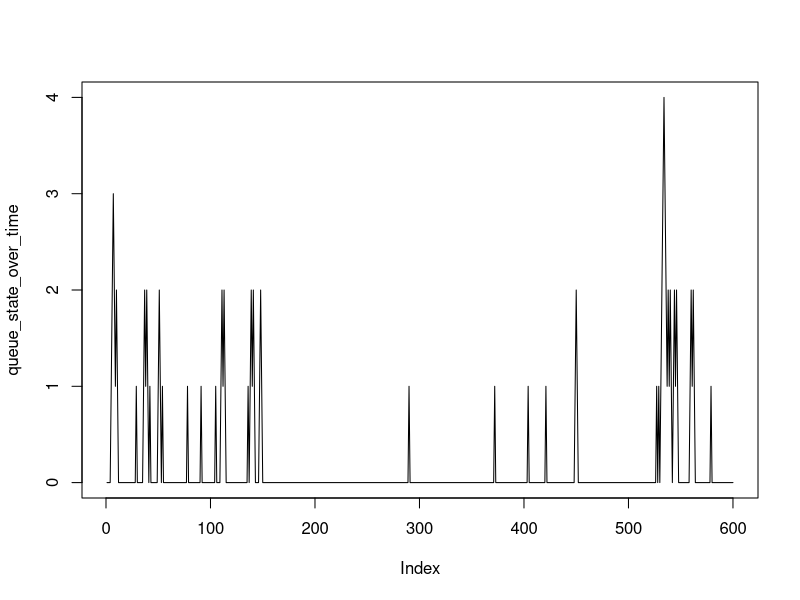

Write the R code that produced this figure.
# priority
priority <- function(x, p_array){
  stopifnot(sum(p_array) == 1)
  acc = 0
  n = 0
  for(p in p_array){
    acc = acc + p
    n = n + 1
    if(x < acc){
      return(n)
    }
  }
}

#create the treatment times
treatment <- function(mu, t, index){
  return(data.frame(time = runif(mu*t, 0, t), type = "service", priority = NA, server = index))
}

# add the new servers treatment time to the queries
add_treatment <- function(queries, server_list, t){
  idx <- 1
  for(mu in server_list){
    queries <- rbind(queries, treatment(mu, t, idx))
    idx = idx + 1
  }
  return(queries)
}

main <- function(){
}

lambda <- 2
mu <- 1.9
t <- 100
n_server <- 2
p1 <- 1/3
p2 <- 1/3
p3 <- 1/3
p <- c(p1, p2, p3)
N_max <- 10
queue <- rep(0, length(p))
server_stratum <- 1
server_list <- rep(mu, n_server)
index_servers <- rep(1, n_server)
queue_state_over_time = rep(rep(0, length(p)), lambda*t)


queries <- data.frame(time = sort(runif(lambda*t, 0, t)), type = 'query', priority = sapply(runif(lambda*t), priority, p), server=NA)
# time of requests treated
queries <- add_treatment(queries, server_list, t)

# sort the data by time of arrival
queries <- queries[order(queries$time),]

# Allocation for plotting
queries_lost = rep(0, length(queries[,1]))

# main loop
server_level <- 1
q_lost <- 0
for(row in 1:nrow(queries)){

  # setting the logic to fill the queue
  if(queries$type[row] == "query"){
    # all the servers aren't processing a query
    if(server_level <= n_server){
      server_level <- server_level + 1
      # checking if there's a higher priority query in the queue
      # If thats the case, we put out a query from the queue to treatment, and we add the query in the queue 
      # As we do a -1/+1 in the queue, we don't need to check if the queue is full
      if(sum(queue[1:(queries$priority[row])-1]) > 0){
        # we grab the first non-zero index
        p = which(queue != 0, arr.ind = T)[1]
        queue[p] = queue[p] - 1
        # and we increment our queue with the freshly baked query
        queue[queries$priority[row]] <- queue[queries$priority[row]] + 1
      }else{
        # the query is immediatly treated
        
      }
    }else{ # we're forced to add the query in the queue (no servers available to treat our query)
      # we check if the queue isn't full 
      if(sum(queue) < N_max){
        queue[queries$priority[row]] <- queue[queries$priority[row]] + 1
      }else{ # we lose the query!
        q_lost = q_lost + 1
      }
    }
  }else if(queries$type[row] == "service"){ # we treat the end of service
    # we check if the server was treating a query
    if(queries$server[row] < server_level){
      # if the queue is not empty, we grab the highest priority query to treat it
      if(sum(queue) > 0){
        p = which(queue != 0, arr.ind = T)[1]
        queue[p] = queue[p] - 1
      }else{ #else we do nothing, but we notify that we're available by decreasing the server_level
        if(server_level > 1){
          server_level <- server_level - 1
        }
      }
    }# we don't treat if the server_level is out of reach
  }else{
    # if the type filed of the data frame contains something we don't know, throw an error
    stop(paste("Unknown type ", queries$type[row], "! Data is probably ill formated.", sep = ""))
  }
  
  ####################
  # Plotting section #
  ####################
  queries_lost[row] <- q_lost
  queue_state_over_time[row] <- sum(queue)
}

plot(queue_state_over_time, type="l")
# plot(queries_lost, type = "l")


